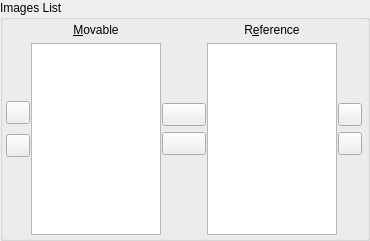
      <widget class="QGroupBox" name="listsGroupBox" >
       <property name="sizePolicy" >
        <sizepolicy>
         <hsizetype>0</hsizetype>
         <vsizetype>4</vsizetype>
         <horstretch>0</horstretch>
         <verstretch>0</verstretch>
        </sizepolicy>
       </property>
       <property name="maximumSize" >
        <size>
         <width>400</width>
         <height>16777215</height>
        </size>
       </property>
       <property name="title" >
        <string>Images List</string>
       </property>
       <layout class="QHBoxLayout" >
        <property name="margin" >
         <number>3</number>
        </property>
        <property name="spacing" >
         <number>1</number>
        </property>
        <item>
         <layout class="QVBoxLayout" >
          <property name="margin" >
           <number>0</number>
          </property>
          <property name="spacing" >
           <number>10</number>
          </property>
          <item>
           <spacer>
            <property name="orientation" >
             <enum>Qt::Vertical</enum>
            </property>
            <property name="sizeHint" >
             <size>
              <width>20</width>
              <height>40</height>
             </size>
            </property>
           </spacer>
          </item>
          <item>
           <widget class="QToolButton" name="prevLeftButton" >
            <property name="toolTip" >
             <string>Select the previous image in the movable list</string>
            </property>
            <property name="whatsThis" >
             <string>Use this button to move the selection to the previous image in the movable list.</string>
            </property>
            <property name="icon" >
             <iconset resource="../icons.qrc" >:/new/prefix1/images/uparrow.png</iconset>
            </property>
           </widget>
          </item>
          <item>
           <widget class="QToolButton" name="nextLeftButton" >
            <property name="toolTip" >
             <string>Select the next image in the movable list</string>
            </property>
            <property name="whatsThis" >
             <string>Use this button to move the selection to the next image in the movable list.</string>
            </property>
            <property name="icon" >
             <iconset resource="../icons.qrc" >:/new/prefix1/images/downarrow.png</iconset>
            </property>
           </widget>
          </item>
          <item>
           <spacer>
            <property name="orientation" >
             <enum>Qt::Vertical</enum>
            </property>
            <property name="sizeHint" >
             <size>
              <width>20</width>
              <height>40</height>
             </size>
            </property>
           </spacer>
          </item>
         </layout>
        </item>
        <item>
         <layout class="QVBoxLayout" >
          <property name="margin" >
           <number>0</number>
          </property>
          <property name="spacing" >
           <number>6</number>
          </property>
          <item>
           <widget class="QLabel" name="label" >
            <property name="text" >
             <string>&amp;Movable</string>
            </property>
            <property name="alignment" >
             <set>Qt::AlignCenter</set>
            </property>
            <property name="buddy" >
             <cstring>movableListWidget</cstring>
            </property>
           </widget>
          </item>
          <item>
           <widget class="QListWidget" name="movableListWidget" >
            <property name="sizePolicy" >
             <sizepolicy>
              <hsizetype>7</hsizetype>
              <vsizetype>7</vsizetype>
              <horstretch>0</horstretch>
              <verstretch>0</verstretch>
             </sizepolicy>
            </property>
            <property name="maximumSize" >
             <size>
              <width>130</width>
              <height>16777215</height>
             </size>
            </property>
            <property name="toolTip" >
             <string>The movable image is the one currently selected</string>
            </property>
            <property name="whatsThis" >
             <string>The image currently selected in this list can be translated up,down,left and right using the controls below.
This image's histogram is diplayed in the widget above.</string>
            </property>
           </widget>
          </item>
         </layout>
        </item>
        <item>
         <layout class="QVBoxLayout" >
          <property name="margin" >
           <number>0</number>
          </property>
          <property name="spacing" >
           <number>6</number>
          </property>
          <item>
           <spacer>
            <property name="orientation" >
             <enum>Qt::Vertical</enum>
            </property>
            <property name="sizeHint" >
             <size>
              <width>20</width>
              <height>40</height>
             </size>
            </property>
           </spacer>
          </item>
          <item>
           <widget class="QToolButton" name="prevBothButton" >
            <property name="minimumSize" >
             <size>
              <width>44</width>
              <height>0</height>
             </size>
            </property>
            <property name="toolTip" >
             <string>Select the previous image in both lists</string>
            </property>
            <property name="whatsThis" >
             <string>Use this button to move the selection to the previous image in both lists.</string>
            </property>
            <property name="icon" >
             <iconset resource="../icons.qrc" >:/new/prefix1/images/uparrow.png</iconset>
            </property>
           </widget>
          </item>
          <item>
           <widget class="QToolButton" name="nextBothButton" >
            <property name="minimumSize" >
             <size>
              <width>44</width>
              <height>0</height>
             </size>
            </property>
            <property name="toolTip" >
             <string>Select the next image in both lists</string>
            </property>
            <property name="whatsThis" >
             <string>Use this button to move the selection to the next image in both lists.</string>
            </property>
            <property name="icon" >
             <iconset resource="../icons.qrc" >:/new/prefix1/images/downarrow.png</iconset>
            </property>
           </widget>
          </item>
          <item>
           <spacer>
            <property name="orientation" >
             <enum>Qt::Vertical</enum>
            </property>
            <property name="sizeHint" >
             <size>
              <width>20</width>
              <height>40</height>
             </size>
            </property>
           </spacer>
          </item>
         </layout>
        </item>
        <item>
         <layout class="QVBoxLayout" >
          <property name="margin" >
           <number>0</number>
          </property>
          <property name="spacing" >
           <number>6</number>
          </property>
          <item>
           <widget class="QLabel" name="label_reference_list" >
            <property name="text" >
             <string>R&amp;eference</string>
            </property>
            <property name="alignment" >
             <set>Qt::AlignCenter</set>
            </property>
            <property name="buddy" >
             <cstring>referenceListWidget</cstring>
            </property>
           </widget>
          </item>
          <item>
           <widget class="QListWidget" name="referenceListWidget" >
            <property name="sizePolicy" >
             <sizepolicy>
              <hsizetype>7</hsizetype>
              <vsizetype>7</vsizetype>
              <horstretch>0</horstretch>
              <verstretch>0</verstretch>
             </sizepolicy>
            </property>
            <property name="maximumSize" >
             <size>
              <width>130</width>
              <height>16777215</height>
             </size>
            </property>
            <property name="toolTip" >
             <string>The reference image is the one currently selected</string>
            </property>
            <property name="whatsThis" >
             <string>The image currently selected in this list serves as a reference position for the movable image</string>
            </property>
           </widget>
          </item>
         </layout>
        </item>
        <item>
         <layout class="QVBoxLayout" >
          <property name="margin" >
           <number>0</number>
          </property>
          <property name="spacing" >
           <number>6</number>
          </property>
          <item>
           <spacer>
            <property name="orientation" >
             <enum>Qt::Vertical</enum>
            </property>
            <property name="sizeHint" >
             <size>
              <width>26</width>
              <height>41</height>
             </size>
            </property>
           </spacer>
          </item>
          <item>
           <widget class="QToolButton" name="prevRightButton" >
            <property name="toolTip" >
             <string>Select the previous image in the reference list</string>
            </property>
            <property name="whatsThis" >
             <string>Use this button to move the selection to the previous image in the reference list.</string>
            </property>
            <property name="icon" >
             <iconset resource="../icons.qrc" >:/new/prefix1/images/uparrow.png</iconset>
            </property>
           </widget>
          </item>
          <item>
           <widget class="QToolButton" name="nextRightButton" >
            <property name="toolTip" >
             <string>Select the next image in the reference list</string>
            </property>
            <property name="whatsThis" >
             <string>Use this button to move the selection to the next image in the reference list.</string>
            </property>
            <property name="icon" >
             <iconset resource="../icons.qrc" >:/new/prefix1/images/downarrow.png</iconset>
            </property>
           </widget>
          </item>
          <item>
           <spacer>
            <property name="orientation" >
             <enum>Qt::Vertical</enum>
            </property>
            <property name="sizeHint" >
             <size>
              <width>26</width>
              <height>41</height>
             </size>
            </property>
           </spacer>
          </item>
         </layout>
        </item>
       </layout>
      </widget>
